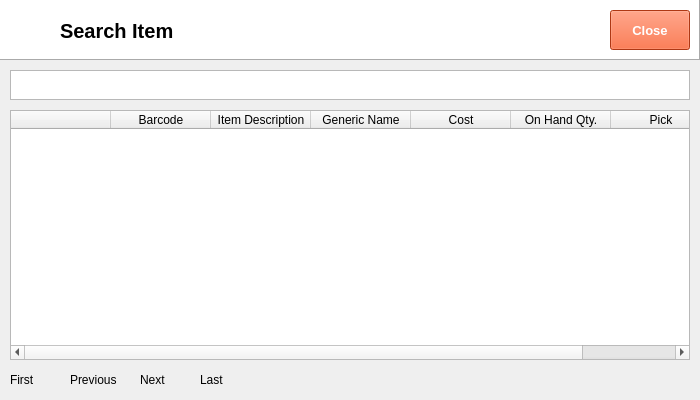
<?xml version="1.0" encoding="UTF-8"?>
<ui version="4.0">
 <class>Dialog</class>
 <widget class="QDialog" name="Dialog">
  <property name="geometry">
   <rect>
    <x>0</x>
    <y>0</y>
    <width>700</width>
    <height>400</height>
   </rect>
  </property>
  <property name="windowTitle">
   <string>Dialog</string>
  </property>
  <widget class="QFrame" name="frame">
   <property name="geometry">
    <rect>
     <x>0</x>
     <y>0</y>
     <width>700</width>
     <height>60</height>
    </rect>
   </property>
   <property name="autoFillBackground">
    <bool>false</bool>
   </property>
   <property name="styleSheet">
    <string notr="true">background-color: rgb(255, 255, 255);</string>
   </property>
   <property name="frameShape">
    <enum>QFrame::Panel</enum>
   </property>
   <property name="frameShadow">
    <enum>QFrame::Raised</enum>
   </property>
   <widget class="QLabel" name="label">
    <property name="geometry">
     <rect>
      <x>10</x>
      <y>10</y>
      <width>38</width>
      <height>32</height>
     </rect>
    </property>
    <property name="text">
     <string/>
    </property>
    <property name="pixmap">
     <pixmap>../../python-pos/img/Disbursement.png</pixmap>
    </property>
    <property name="scaledContents">
     <bool>true</bool>
    </property>
   </widget>
   <widget class="QLabel" name="label_2">
    <property name="geometry">
     <rect>
      <x>60</x>
      <y>10</y>
      <width>220</width>
      <height>41</height>
     </rect>
    </property>
    <property name="font">
     <font>
      <family>Segoe UI</family>
      <pointsize>15</pointsize>
      <weight>75</weight>
      <bold>true</bold>
     </font>
    </property>
    <property name="text">
     <string>Search Item</string>
    </property>
    <property name="textFormat">
     <enum>Qt::PlainText</enum>
    </property>
   </widget>
   <widget class="QPushButton" name="pushButton">
    <property name="geometry">
     <rect>
      <x>1200</x>
      <y>10</y>
      <width>70</width>
      <height>40</height>
     </rect>
    </property>
    <property name="font">
     <font>
      <family>Segoe UI</family>
      <pointsize>10</pointsize>
      <weight>75</weight>
      <bold>true</bold>
     </font>
    </property>
    <property name="autoFillBackground">
     <bool>false</bool>
    </property>
    <property name="styleSheet">
     <string notr="true">background-color: rgb(240, 80, 128);
color: rgb(255, 255, 255);</string>
    </property>
    <property name="text">
     <string>View</string>
    </property>
   </widget>
   <widget class="QPushButton" name="pushButton_2">
    <property name="geometry">
     <rect>
      <x>1280</x>
      <y>10</y>
      <width>70</width>
      <height>40</height>
     </rect>
    </property>
    <property name="font">
     <font>
      <family>Segoe UI</family>
      <pointsize>10</pointsize>
      <weight>75</weight>
      <bold>true</bold>
     </font>
    </property>
    <property name="styleSheet">
     <string notr="true">background-color: rgb(243, 79, 28);
color: rgb(255, 255, 255);</string>
    </property>
    <property name="text">
     <string>Close</string>
    </property>
    <property name="flat">
     <bool>false</bool>
    </property>
   </widget>
  </widget>
  <widget class="QPushButton" name="pushButton_7">
   <property name="geometry">
    <rect>
     <x>610</x>
     <y>10</y>
     <width>80</width>
     <height>40</height>
    </rect>
   </property>
   <property name="font">
    <font>
     <family>Segoe UI</family>
     <pointsize>10</pointsize>
     <weight>75</weight>
     <bold>true</bold>
    </font>
   </property>
   <property name="autoFillBackground">
    <bool>false</bool>
   </property>
   <property name="styleSheet">
    <string notr="true">background-color: rgb(243, 79, 28);
color: rgb(255, 255, 255);</string>
   </property>
   <property name="text">
    <string>Close</string>
   </property>
  </widget>
  <widget class="QTextEdit" name="textEdit_2">
   <property name="geometry">
    <rect>
     <x>10</x>
     <y>70</y>
     <width>680</width>
     <height>30</height>
    </rect>
   </property>
  </widget>
  <widget class="QTableWidget" name="tableWidget">
   <property name="geometry">
    <rect>
     <x>10</x>
     <y>110</y>
     <width>680</width>
     <height>250</height>
    </rect>
   </property>
   <column>
    <property name="text">
     <string/>
    </property>
   </column>
   <column>
    <property name="text">
     <string>Barcode</string>
    </property>
   </column>
   <column>
    <property name="text">
     <string>Item Description</string>
    </property>
   </column>
   <column>
    <property name="text">
     <string>Generic Name</string>
    </property>
   </column>
   <column>
    <property name="text">
     <string>Cost</string>
    </property>
   </column>
   <column>
    <property name="text">
     <string>On Hand Qty.</string>
    </property>
   </column>
   <column>
    <property name="text">
     <string>Pick</string>
    </property>
   </column>
  </widget>
  <widget class="QLabel" name="label_4">
   <property name="geometry">
    <rect>
     <x>70</x>
     <y>370</y>
     <width>47</width>
     <height>20</height>
    </rect>
   </property>
   <property name="font">
    <font>
     <family>Segoe UI</family>
     <pointsize>9</pointsize>
    </font>
   </property>
   <property name="text">
    <string>Previous</string>
   </property>
  </widget>
  <widget class="QLabel" name="label_5">
   <property name="geometry">
    <rect>
     <x>140</x>
     <y>370</y>
     <width>47</width>
     <height>20</height>
    </rect>
   </property>
   <property name="font">
    <font>
     <family>Segoe UI</family>
     <pointsize>9</pointsize>
    </font>
   </property>
   <property name="text">
    <string>Next</string>
   </property>
  </widget>
  <widget class="QLabel" name="label_3">
   <property name="geometry">
    <rect>
     <x>10</x>
     <y>370</y>
     <width>47</width>
     <height>20</height>
    </rect>
   </property>
   <property name="font">
    <font>
     <family>Segoe UI</family>
     <pointsize>9</pointsize>
    </font>
   </property>
   <property name="text">
    <string>First</string>
   </property>
  </widget>
  <widget class="QLabel" name="label_6">
   <property name="geometry">
    <rect>
     <x>200</x>
     <y>370</y>
     <width>47</width>
     <height>20</height>
    </rect>
   </property>
   <property name="font">
    <font>
     <family>Segoe UI</family>
     <pointsize>9</pointsize>
    </font>
   </property>
   <property name="text">
    <string>Last</string>
   </property>
  </widget>
 </widget>
 <resources/>
 <connections/>
</ui>
